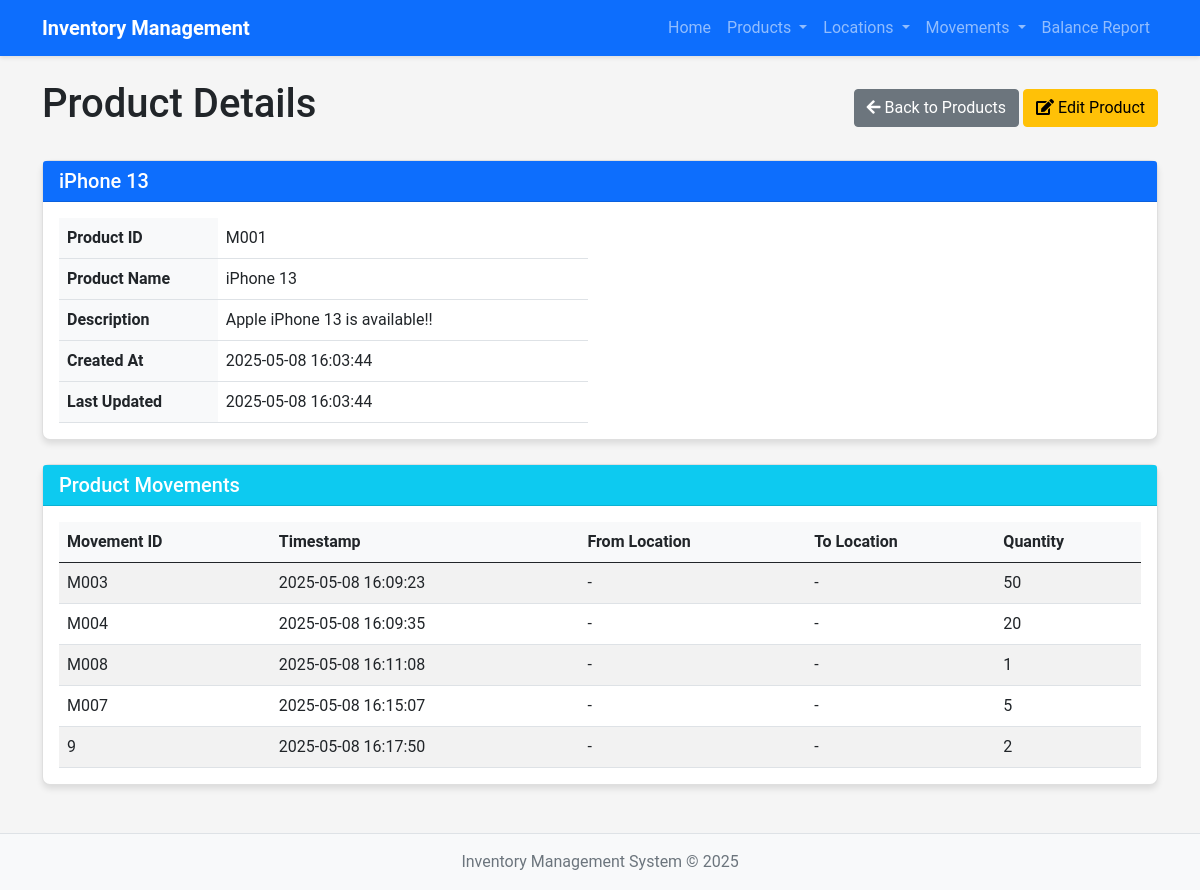
Page /products/view/M001 on the committed database.
### models.py (models this page shows, shortened)
class Product(db.Model):
    __tablename__ = 'products'
    product_id = db.Column(db.String(20), primary_key=True)
    product_name = db.Column(db.String(100), nullable=False)
    description = db.Column(db.Text, nullable=True)
    created_at = db.Column(db.DateTime, default=datetime.utcnow)
    updated_at = db.Column(db.DateTime, default=datetime.utcnow, onupdate=datetime.utcnow)

class ProductMovement(db.Model):
    __tablename__ = 'product_movements'
    movement_id = db.Column(db.String(20), primary_key=True)
    timestamp = db.Column(db.DateTime, default=datetime.utcnow)
    from_location = db.Column(db.String(20), db.ForeignKey('locations.location_id'), nullable=True)
    to_location = db.Column(db.String(20), db.ForeignKey('locations.location_id'), nullable=True)
    product_id = db.Column(db.String(20), db.ForeignKey('products.product_id'), nullable=False)
    qty = db.Column(db.Integer, nullable=False)
    product = db.relationship('Product', backref=db.backref('movements', lazy=True))
    from_location_rel = db.relationship('Location', foreign_keys=[from_location], backref=db.backref('outgoing_movements', lazy=True))
    to_location_rel = db.relationship('Location', foreign_keys=[to_location], backref=db.backref('incoming_movements', lazy=True))

### app.py (the view)
@app.route('/products/view/<string:product_id>')
def view_product(product_id):
    product = Product.query.get_or_404(product_id)
    return render_template('product/view.html', product=product)

### app.py (called while the page is built)
@app.context_processor
def inject_now():
    return {'now': datetime.utcnow()}

### templates/product/view.html (shortened to what this page needs)
{% extends "base.html" %}
{% block content %}
<div class="d-flex justify-content-between align-items-center mb-4">
    <h1>Product Details</h1>
    <div>
        <a href="{{ url_for('list_products') }}" class="btn btn-secondary">
            <i class="fas fa-arrow-left"></i> Back to Products
        </a>
        <a href="{{ url_for('edit_product', product_id=product.product_id) }}" class="btn btn-warning">
            <i class="fas fa-edit"></i> Edit Product
        </a>
    </div>
</div>
<div class="card">
    <div class="card-header bg-primary text-white">
        <h5 class="card-title mb-0">{{ product.product_name }}</h5>
    </div>
    <div class="card-body">
        <div class="row">
            <div class="col-md-6">
                <table class="table">
                    <tr>
                        <th width="30%">Product ID</th>
                        <td>{{ product.product_id }}</td>
                    </tr>
                    <tr>
                        <th>Product Name</th>
                        <td>{{ product.product_name }}</td>
                    </tr>
                    <tr>
                        <th>Description</th>
                        <td>{{ product.description or 'No description' }}</td>
                    </tr>
                    <tr>
                        <th>Created At</th>
                        <td>{{ product.created_at.strftime('%Y-%m-%d %H:%M:%S') }}</td>
                    </tr>
                    <tr>
                        <th>Last Updated</th>
                        <td>{{ product.updated_at.strftime('%Y-%m-%d %H:%M:%S') }}</td>
                    </tr>
                </table>
            </div>
        </div>
    </div>
</div>
<div class="card mt-4">
    <div class="card-header bg-info text-white">
        <h5 class="card-title mb-0">Product Movements</h5>
    </div>
    <div class="card-body">
        {% if product.movements %}
        <div class="table-responsive">
            <table class="table table-striped table-hover">
                <thead>
                    <tr>
                        <th>Movement ID</th>
                        <th>Timestamp</th>
                        <th>From Location</th>
                        <th>To Location</th>
                        <th>Quantity</th>
                    </tr>
                </thead>
                <tbody>
                    {% for movement in product.movements %}
                    <tr>
                        <td>{{ movement.movement_id }}</td>
                        <td>{{ movement.timestamp.strftime('%Y-%m-%d %H:%M:%S') }}</td>
                        <td>{{ movement.source.location_name if movement.source else '-' }}</td>
                        <td>{{ movement.destination.location_name if movement.destination else '-' }}</td>
                        <td>{{ movement.qty }}</td>
                    </tr>
                    {% endfor %}
                </tbody>
            </table>
        </div>
        {% else %}
        <div class="alert alert-info">
            No movements recorded for this product.
        </div>
        {% endif %}
    </div>
</div>
{% endblock %}

### static/css/style.css (style rules this page uses)
body { font-family: 'Roboto', sans-serif; background-color: #f5f5f5; }
.card { border-radius: 8px; box-shadow: 0 4px 6px rgba(0, 0, 0, 0.1); margin-bottom: 20px; }
.card-header { font-weight: bold; background-color: #f8f9fa; }
.table { margin-bottom: 0; }
.table th { background-color: #f8f9fa; }

### rows in the picture
Product: product_name "iPhone 13", product_id "M001", description "Apple iPhone 13 is available!!", created_at "2025-05-08 16:03:44", updated_at "2025-05-08 16:03:44"
ProductMovement: movement_id "M003", timestamp "2025-05-08 16:09:23", source "-", destination "-", qty "50"
ProductMovement: movement_id "M004", timestamp "2025-05-08 16:09:35", source "-", destination "-", qty "20"
ProductMovement: movement_id "M008", timestamp "2025-05-08 16:11:08", source "-", destination "-", qty "1"
ProductMovement: movement_id "M007", timestamp "2025-05-08 16:15:07", source "-", destination "-", qty "5"
ProductMovement: movement_id "9", timestamp "2025-05-08 16:17:50", source "-", destination "-", qty "2"
